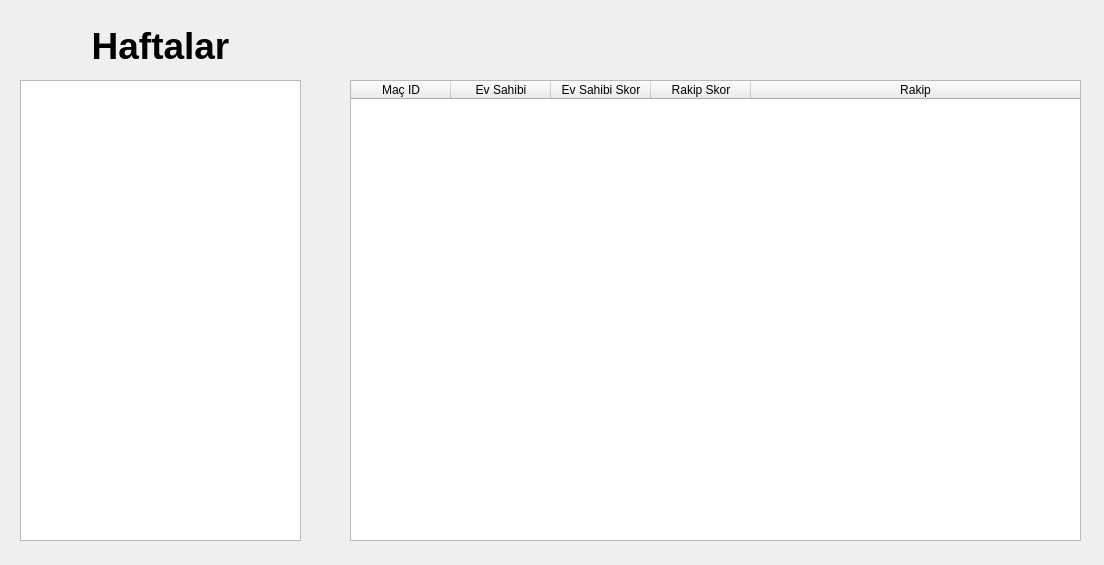
<?xml version="1.0" encoding="UTF-8"?>
<ui version="4.0">
 <class>Fikstur</class>
 <widget class="QDialog" name="Fikstur">
  <property name="geometry">
   <rect>
    <x>0</x>
    <y>0</y>
    <width>1104</width>
    <height>565</height>
   </rect>
  </property>
  <property name="windowTitle">
   <string>Dialog</string>
  </property>
  <widget class="QListWidget" name="listWidget">
   <property name="geometry">
    <rect>
     <x>20</x>
     <y>80</y>
     <width>281</width>
     <height>461</height>
    </rect>
   </property>
  </widget>
  <widget class="QLabel" name="label">
   <property name="geometry">
    <rect>
     <x>40</x>
     <y>20</y>
     <width>241</width>
     <height>51</height>
    </rect>
   </property>
   <property name="font">
    <font>
     <pointsize>28</pointsize>
     <bold>true</bold>
    </font>
   </property>
   <property name="text">
    <string>Haftalar</string>
   </property>
   <property name="alignment">
    <set>Qt::AlignCenter</set>
   </property>
  </widget>
  <widget class="QTableWidget" name="tableWidget">
   <property name="geometry">
    <rect>
     <x>350</x>
     <y>80</y>
     <width>731</width>
     <height>461</height>
    </rect>
   </property>
   <property name="showGrid">
    <bool>true</bool>
   </property>
   <property name="sortingEnabled">
    <bool>true</bool>
   </property>
   <attribute name="horizontalHeaderCascadingSectionResizes">
    <bool>true</bool>
   </attribute>
   <attribute name="horizontalHeaderMinimumSectionSize">
    <number>51</number>
   </attribute>
   <attribute name="horizontalHeaderShowSortIndicator" stdset="0">
    <bool>true</bool>
   </attribute>
   <attribute name="horizontalHeaderStretchLastSection">
    <bool>true</bool>
   </attribute>
   <attribute name="verticalHeaderCascadingSectionResizes">
    <bool>true</bool>
   </attribute>
   <attribute name="verticalHeaderDefaultSectionSize">
    <number>42</number>
   </attribute>
   <attribute name="verticalHeaderShowSortIndicator" stdset="0">
    <bool>true</bool>
   </attribute>
   <attribute name="verticalHeaderStretchLastSection">
    <bool>true</bool>
   </attribute>
   <column>
    <property name="text">
     <string>Maç ID</string>
    </property>
   </column>
   <column>
    <property name="text">
     <string>Ev Sahibi</string>
    </property>
   </column>
   <column>
    <property name="text">
     <string>Ev Sahibi Skor</string>
    </property>
   </column>
   <column>
    <property name="text">
     <string>Rakip Skor</string>
    </property>
   </column>
   <column>
    <property name="text">
     <string>Rakip</string>
    </property>
   </column>
  </widget>
 </widget>
 <resources/>
 <connections/>
</ui>
